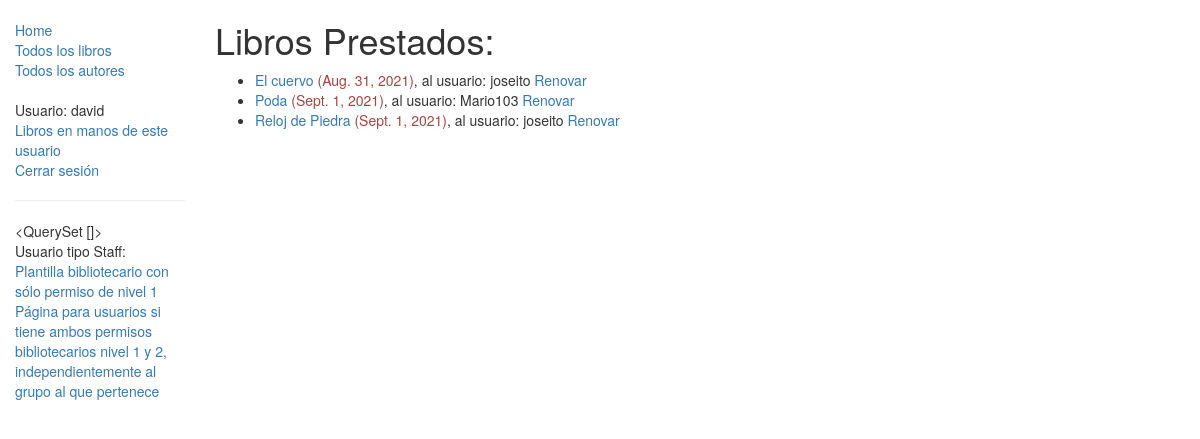
Before: /catalogo/bibliotecariosPermiso1/ (signed in) with the older database file.
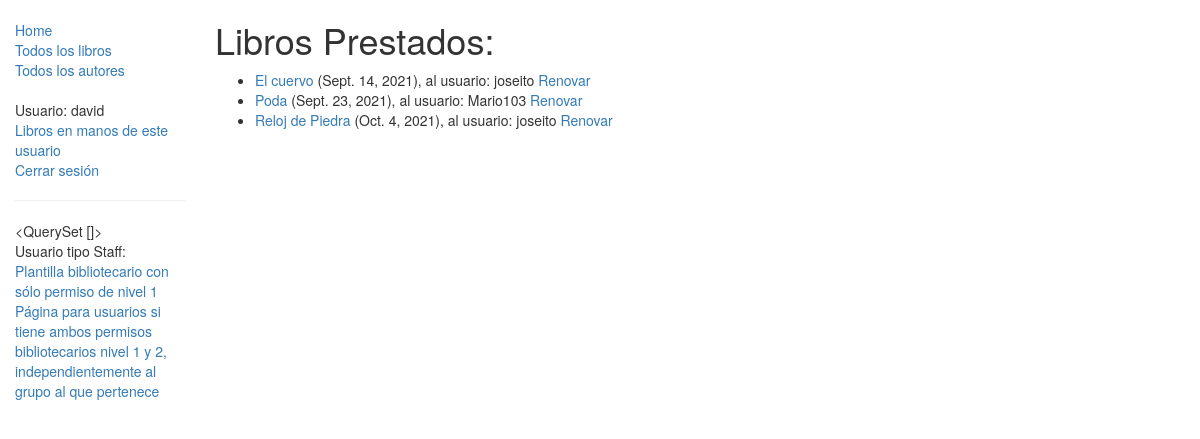
After: the same page with the newer database file.
### catalogo/models.py (models this page shows, shortened)
class EjemplarEspecifico(models.Model):
    id = models.UUIDField(primary_key=True, default=uuid.uuid4, help_text="ID único para este libro particular en toda la biblioteca")
    libro = models.ForeignKey('Libro', on_delete=models.SET_NULL, null=True)
    impresion = models.CharField(max_length=200)
    devolucion = models.DateField(null=True, blank=True)
    prestatario = models.ForeignKey(User, on_delete=models.SET_NULL, null=True, blank=True) #Note que el argumento de primero en la instanciación del objeto/clase, models.ForeingKey, User, representa una tabla o clase implicita de django, consistente en todos los usuarios de la aplicación django, guardados en la base de datos.
    campoConstante = 'xxx' #Podemos meter un atributo-campo como una constante simbólica. Todos los registros o filas tendrán este valor en su campo o columna.
    PRESTAMO_STATUS = (
        ('m', 'Mantenimiento'),
        ('p', 'Prestado'),
        ('d', 'Disponible'),
        ('r', 'Reservado'),
    )
    status = models.CharField(max_length=1, choices=PRESTAMO_STATUS, blank=True, default='m', help_text='Estatus en que se encuentra actualmente el ejemplar específico.')
    class Meta:
        ordering = ["devolucion"]
        permissions = (("permisoBibliotecario1", "Permiso tipo 1 sólo para bibliotecarios"), ("permisoBibliotecario2", "Permiso tipo 2 sólo para bibliotecarios"), ("unPermisoX", "Un permiso de hacer x cosa a x usuario."), )
    def esta_atrasado(self): #Método-atributo para determinar si está atrasado en la devolución.
        if self.devolucion and date.today() > self.devolucion:
            return True
        return False

class Libro(models.Model):
    titulo = models.CharField(max_length=200)
    autor = models.ForeignKey('Autor', on_delete=models.SET_NULL, null=True)
    resumen = models.TextField(max_length=1000, help_text="Ingrese una breve descripción del libro")
    isbn = models.CharField('ISBN',max_length=13, help_text='hasta 13 Caracteres <a href="https://www.isbn-international.org/content/what-isbn">ISBN number</a>')
    genero = models.ManyToManyField(Genero, help_text="seleccione un genero para este libro.")
    lenguaje = models.ForeignKey('Lenguaje', on_delete=models.SET_NULL, null=True)
    def display_genero(self):
        """
        Creates a string for the Genero. This is required to display genre in Admin."""
        return ', '.join([ genero.nombre for genero in self.genero.all()[:3] ])
    display_genero.short_description = 'Genero'

### catalogo/views.py (the view)
# urls.py: path('bibliotecariosPermiso1/', views.VistaEjemplaresParaBibliotecarios1.as_view(), name='VistaBibliotecarios1'),
class VistaEjemplaresParaBibliotecarios1(PermissionRequiredMixin, generic.ListView):
    model = EjemplarEspecifico
    permission_required = 'catalogo.permisoBibliotecario1' #Vista sólo bibliotecarios con permiso nivel 1 para estos (mostrará la plantilla referenciada abajo).
    template_name ='catalogo/vista_bibliotecarios1.html' #El nombre de la plantilla aquí es arbitrario por el usuario.
    paginate_by = 10
    def get_queryset(self):
        return EjemplarEspecifico.objects.filter(status__exact='p').order_by('devolucion')

### catalogo/templates/catalogo/vista_bibliotecarios1.html
{% extends "base_generica.html" %}
{% block content %}
    <h1>Libros Prestados:</h1>
    {% if ejemplarespecifico_list %}
    <ul>
      {% for instancia in ejemplarespecifico_list %}
      <li>
        <a href="{% url 'libro-detail' instancia.libro.pk %}">{{instancia.libro.titulo}}</a> <font class="{% if instancia.esta_atrasado %}text-danger{% endif %}">({{ instancia.devolucion }})</font>, al usuario: {{ instancia.prestatario.username }} {% if perms.catalogo.permisoBibliotecario1 %}<a href="{% url 'librosRenovPorLibrero' instancia.id %}">Renovar</a>{% endif %}
      </li>
      {% endfor %}
    </ul>
    {% else %}
      <p>No hay libros prestados.</p>
    {% endif %}
{% endblock %}

### catalogo/templates/base_generica.html (shortened to what this page needs)
<!DOCTYPE html>
<html lang="es">
<head>
  <link rel="stylesheet" href="https://maxcdn.bootstrapcdn.com/bootstrap/3.3.7/css/bootstrap.min.css">
  {% load static %}
  <link rel="stylesheet" href="{% static 'css/styles.css' %}">
</head>
<body>
  <div class="container-fluid">
    <div class="row">
      <div class="col-sm-2">
      {% block sidebar %}
      <ul class="sidebar-nav">
          <li><a href="{% url 'index' %}">Home</a></li>
          <li><a href="{% url 'libros' %}">Todos los libros</a></li>
          <li><a href="{% url 'autores' %}">Todos los autores</a></li>
      </ul>
      <ul class="sidebar-nav">
      {% if user.is_authenticated %}
          <li>Usuario: {{ user.get_username }}</li>
          <li><a href="{% url 'VistaUsuarios' %}">Libros en manos de este usuario</a></li>
          <li><a href="{% url 'logout' %}">Cerrar sesión</a></li>
      {% else %}
          <li><a href="{% url 'login' %}?next={{request.path}}">Abrir sesión</a></li>
          <li><a href="/admin">Ir a admin</a></li>
      {% endif %}
      </ul>
      {% if user.is_staff %}
          <hr>
          <ul class="sidebar-nav">
	  <li>{{ user.groups.all }}</li>
          <li>Usuario tipo Staff:</li>
          {% if perms.catalogo.permisoBibliotecario1 %}
              <li><a href="{% url 'VistaBibliotecarios1' %}">Plantilla bibliotecario con sólo permiso de nivel 1</a></li>
	      {% if perms.catalogo.permisoBibliotecario2 %}
                  <li><a href="{% url 'VistaBibliotecarios2' %}">Página para usuarios si tiene ambos permisos bibliotecarios nivel 1 y 2, independientemente al grupo al que pertenece</a></li>
              {% endif %}
          {% endif %}
          </ul>
      {% endif %}
      {% endblock %}
      </div>
      <div class="col-sm-10 ">
      {% block content %}{% endblock %}
      </div>
    </div>
  </div>
</body>
</html>

### catalogo/static/css/styles.css (style rules this page uses)
.sidebar-nav { margin-top: 20px; padding: 0; list-style: none; }

Changed rows visible on the page:
changed EjemplarEspecifico "El cuervo": devolucion "Aug. 31, 2021" → "Sept. 14, 2021"
changed EjemplarEspecifico "Poda": devolucion "Sept. 1, 2021" → "Sept. 23, 2021"
changed EjemplarEspecifico "Reloj de Piedra": devolucion "Sept. 1, 2021" → "Oct. 4, 2021"
